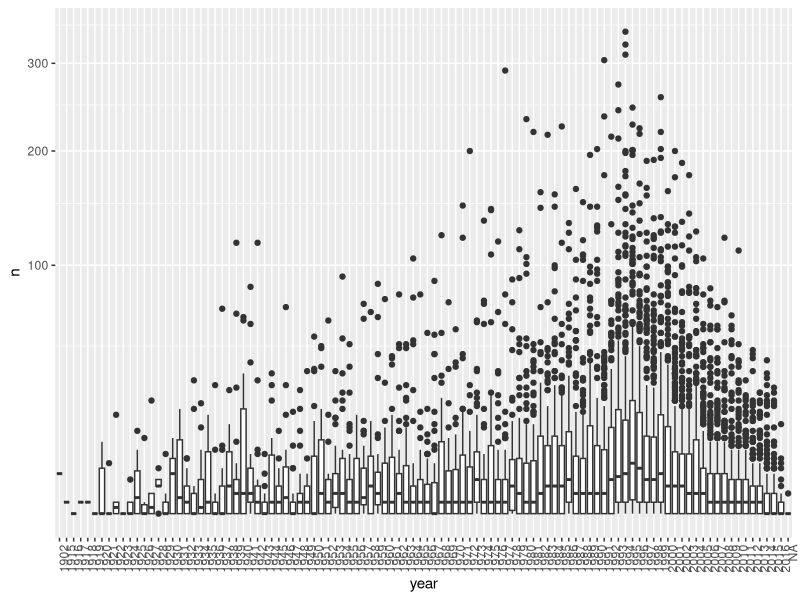
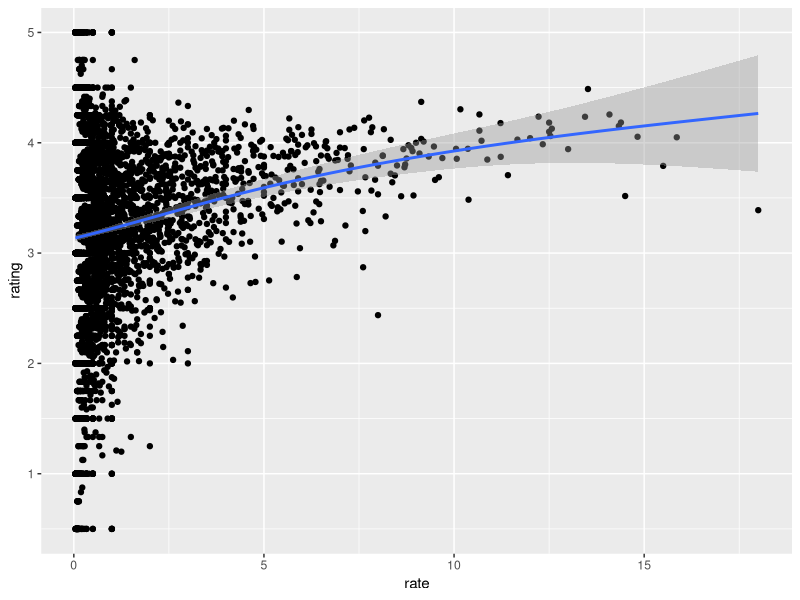
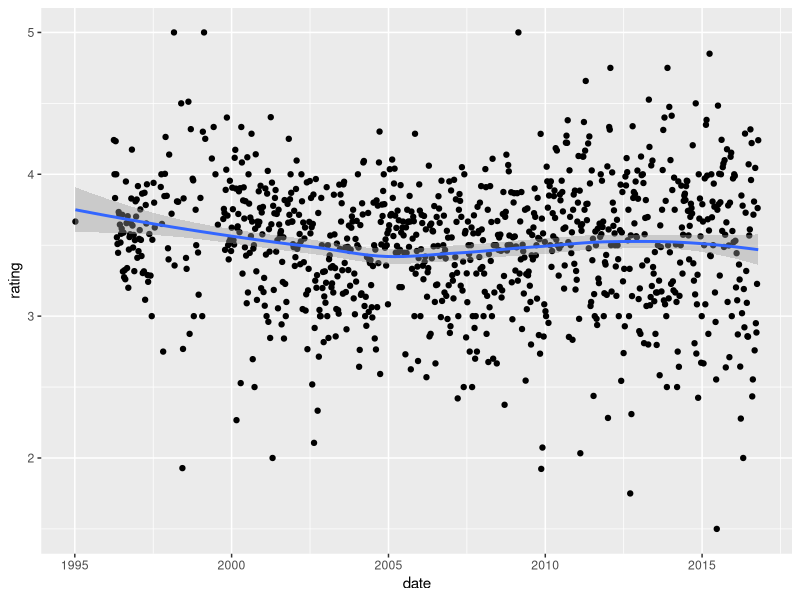
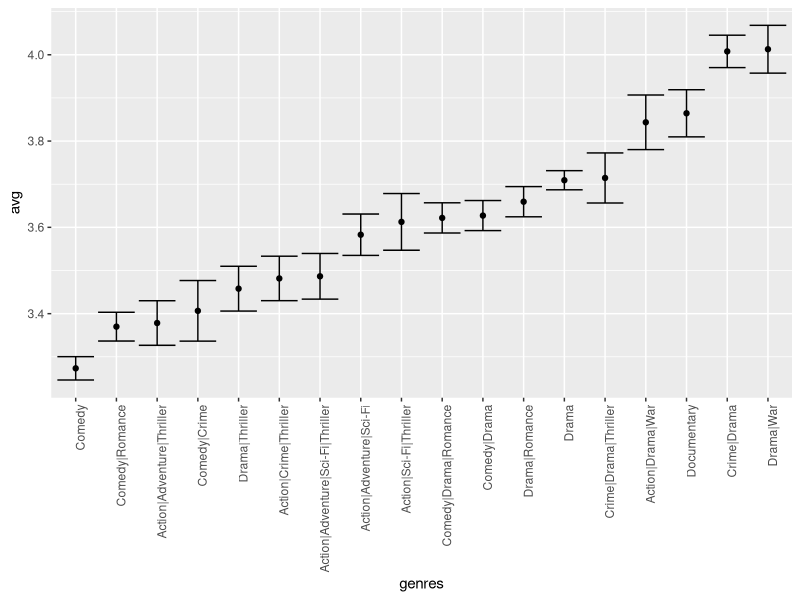

Source code (R) for these figures, in order:
## ---- chunk 1
library(dslabs)
library(tidyverse)
library(lubridate)
data("movielens")
## ---- chunk 2
movielens %>% group_by(movieId) %>%
	summarize(n = n(), year = as.character(first(year))) %>%
	qplot(year, n, data = ., geom = "boxplot") +
	coord_trans(y = "sqrt") +
	theme(axis.text.x = element_text(angle = 90, hjust = 1))

## ---- chunk 3
movielens %>% 
	filter(year >= 1993) %>%
	group_by(movieId) %>%
	summarize(n = n(), years = 2018 - first(year),
				title = title[1],
				rating = mean(rating)) %>%
	mutate(rate = n/years) %>%
	top_n(25, rate) %>%
	arrange(desc(rate)) 
## ---- chunk 4
movielens %>% 
	filter(year >= 1993) %>%
	group_by(movieId) %>%
	summarize(n = n(), years = 2017 - first(year),
				title = title[1],
				rating = mean(rating)) %>%
	mutate(rate = n/years) %>%
	ggplot(aes(rate, rating)) +
	geom_point() +
	geom_smooth()
## ---- chunk 5
movielens <- mutate(movielens, date = as_datetime(timestamp))
## ---- chunk 6
movielens %>% mutate(date = round_date(date, unit = "week")) %>%
	group_by(date) %>%
	summarize(rating = mean(rating)) %>%
	ggplot(aes(date, rating)) +
	geom_point() +
	geom_smooth()
## ---- chunk 7
movielens %>% group_by(genres) %>%
	summarize(n = n(), avg = mean(rating), se = sd(rating)/sqrt(n())) %>%
	filter(n >= 1000) %>% 
	mutate(genres = reorder(genres, avg)) %>%
	ggplot(aes(x = genres, y = avg, ymin = avg - 2*se, ymax = avg + 2*se)) + 
	geom_point() +
	geom_errorbar() + 
	theme(axis.text.x = element_text(angle = 90, hjust = 1))
